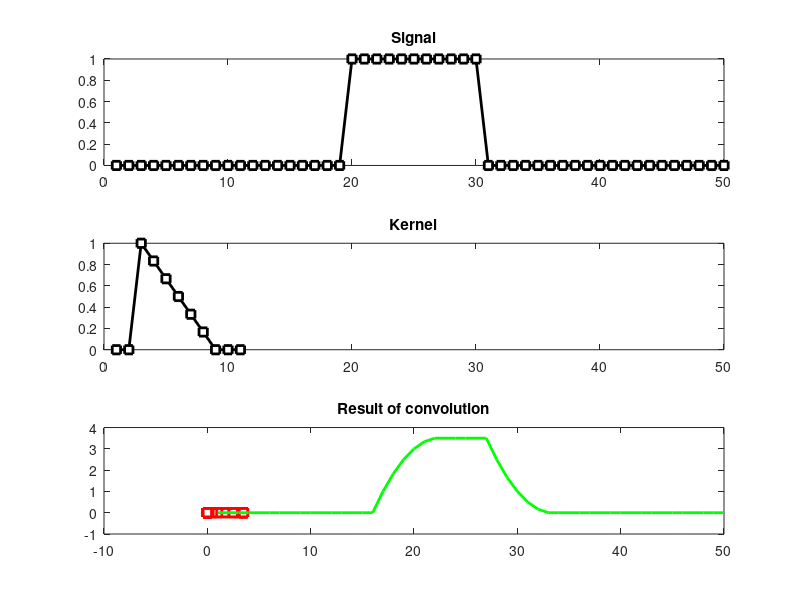

This chart was generated by the following MATLAB code:
%% Convolution theorem

%%
m = 50; % length of signal
n = 11; % length of kernel

signal = zeros(m,1);
signal(round(m*.4):round(m*.6)) = 1;

kernel = zeros(n,1);
kernel(round(n*.25):round(n*.8)) = linspace(1,0,ceil(n*.55));

figure(3), clf

% Plot signal
subplot(311)
plot(signal,'ks-','linew',2,'markerfacecolor','w')
title('Signal')

% Plot kernel
subplot(312)
plot(kernel,'ks-','linew',2,'markerfacecolor','w')
set(gca,'xlim',[0 m])
title('Kernel')

% Setup convolution parameters
nConv = m+n-1;
halfk = floor(n/2);

% Convolution as point-wise multiplication of spectra and inverse
mx = fft(signal,nConv);
nx = fft(kernel,nConv);
% here's the convolution:
convres = ifft( mx.*nx );
% chop off the 'wings' of convolution
convres = convres(halfk+1:end-halfk);

% Plot the result of convolution
subplot(313)
plot(convres,'rs-','linew',2,'markerfacecolor','w')
title('Result of convolution')

% For comparison, plot against the MATLAB convolution function
hold on
plot(conv(signal,kernel,'same'),'g','linew',2)

%% end